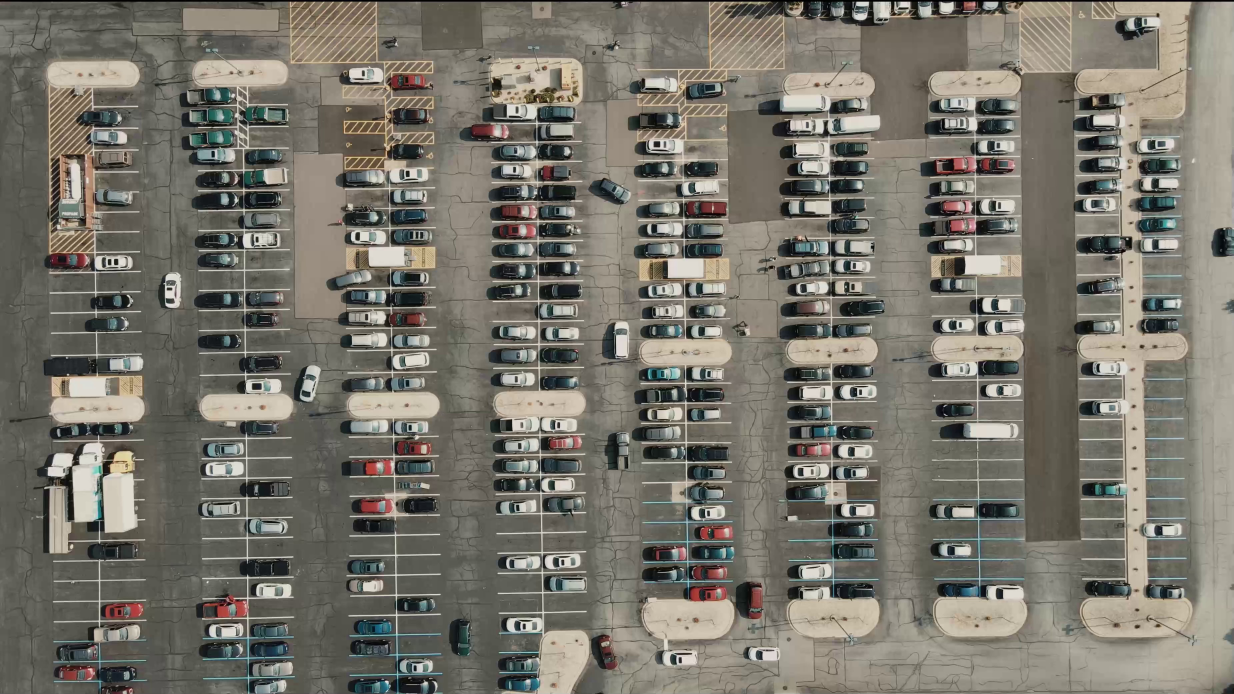
#> input picture video_first_frame.jpg, 3700 x 2082 px, found by its file name (shown at 1/3 size)
$ python create_parking_boxes.py
#> lines starting #> are read from the running program, lines starting #| are printed output that depends on the picture; after the words box and inside, x2 and y2 are one past the last pixel; in counts of white or black regions, pixels touching at a corner belong together
import cv2
import json
from pathlib import Path

# Cấu hình đường dẫn ảnh tĩnh và file config
IMAGE_PATH = "video_first_frame.jpg"
CONFIG_DIR = Path("config")
CONFIG_PATH = CONFIG_DIR / "parking_config.json"

# Biến toàn cục phục vụ cho việc kéo thả chuột
drawing = False
ix, iy = -1, -1
current_boxes = []
base_frame = None
scale_percent = 100  # Sẽ được tính tự động bên dưới
orig_w, orig_h = 0, 0


def renumber_boxes():
    for box_id, box in enumerate(current_boxes):
        box["id"] = box_id


# [103 lines left out: functions save_config, validate_config, mouse_callback, not called in this run]

def draw_instructions(img):
    instructions = [
        "1. Keo chuot trai: chon vung do",
        "2. Nhan 's': luu layout & validate",
        "3. Nhan 'z': undo vung vua ve",
        "4. Nhan 'r': xoa toan bo",
        "5. Nhan 'q': thoat"
    ]
    h, w, _ = img.shape
    start_x = w - 340
    start_y = 35

    # Vẽ nền mờ cho bảng hướng dẫn
    overlay = img.copy()
    cv2.rectangle(overlay, (start_x - 10, start_y - 20), (w - 15, start_y + len(instructions) * 28 + 10), (0, 0, 0), -1)
    cv2.addWeighted(overlay, 0.65, img, 0.35, 0, img)

    for i, text in enumerate(instructions):
        cv2.putText(img, text, (start_x, start_y + i * 28),
                    cv2.FONT_HERSHEY_SIMPLEX, 0.55, (255, 255, 255), 1, cv2.LINE_AA)

def display_img(img):
    """Hàm resize ảnh tự động theo tỷ lệ tối ưu để lấp đầy màn hình"""
    width = int(img.shape[1] * scale_percent / 100)
    height = int(img.shape[0] * scale_percent / 100)
    resized = cv2.resize(img, (width, height), interpolation=cv2.INTER_AREA)

    draw_instructions(resized)
    cv2.imshow("Parking Space Annotator (Image)", resized)

def update_display():
    global base_frame
    frame_temp = base_frame.copy()
    for box in current_boxes:
        x, y, w, h = box["x"], box["y"], box["width"], box["height"]
        box_id = box["id"]
        cv2.rectangle(frame_temp, (x, y), (x + w, y + h), (0, 255, 0), 2)
        cv2.putText(frame_temp, str(box_id), (x + 5, y + 20),
                    cv2.FONT_HERSHEY_SIMPLEX, 0.5, (0, 0, 255), 2)
    display_img(frame_temp)

def main():
    global base_frame, current_boxes, scale_percent, orig_w, orig_h

    base_frame = cv2.imread(IMAGE_PATH)
#> base_frame is the input picture: shape (2082, 3700, 3); mean B, G, R 107.3, 116.9, 120.1
    if base_frame is None:
        print(f"[Lỗi] Không thể đọc hình ảnh từ đường dẫn: {IMAGE_PATH}")
        return

    orig_h, orig_w = base_frame.shape[:2]
#> orig_h = 2082; orig_w = 3700
    target_height = 850
    scale_percent = (target_height / orig_h) * 100
#> scale_percent = 40.83

    CONFIG_DIR.mkdir(parents=True, exist_ok=True)
    current_boxes = []

    if CONFIG_PATH.exists():
        with open(CONFIG_PATH, "r", encoding="utf-8") as f:
#> (reads config/parking_config.json from the repository)
            try:
                data = json.load(f)
                # Tương thích ngược: Hỗ trợ cả định dạng mới (dict) lẫn định dạng cũ (list)
                if isinstance(data, dict) and "boxes" in data:
                    raw_boxes = data["boxes"]
                elif isinstance(data, list):
                    raw_boxes = data
                else:
                    raw_boxes = []

                for idx, box in enumerate(raw_boxes):
                    if isinstance(box, dict):
                        current_boxes.append({
                            "id": box.get("id", idx),
                            "x": box["x"],
                            "y": box["y"],
                            "width": box["width"],
                            "height": box["height"],
                            "type": box.get("type", "regular"),
                            "enabled": box.get("enabled", True),
                        })
                    elif isinstance(box, list) and len(box) >= 4:
                        current_boxes.append({
                            "id": idx,
                            "x": box[0],
                            "y": box[1],
                            "width": box[2],
                            "height": box[3],
                            "type": "regular"
                        })
                print(f"Đã tải và chuẩn hóa {len(current_boxes)} vùng đỗ xe từ cấu hình cũ.")
            except json.JSONDecodeError:
                current_boxes = []

    # Sử dụng WINDOW_NORMAL để tự do co giãn cửa sổ
    cv2.namedWindow("Parking Space Annotator (Image)", cv2.WINDOW_NORMAL)

    win_w = int(orig_w * scale_percent / 100)
#> win_w = 1510
    win_h = int(orig_h * scale_percent / 100)
#> win_h = 850
    cv2.resizeWindow("Parking Space Annotator (Image)", win_w, win_h)

    cv2.setMouseCallback("Parking Space Annotator (Image)", mouse_callback)

    update_display()
#> in display_img, `resized = cv2.resize(img, (width, height), interpolation=cv2.INTER_AREA)`:
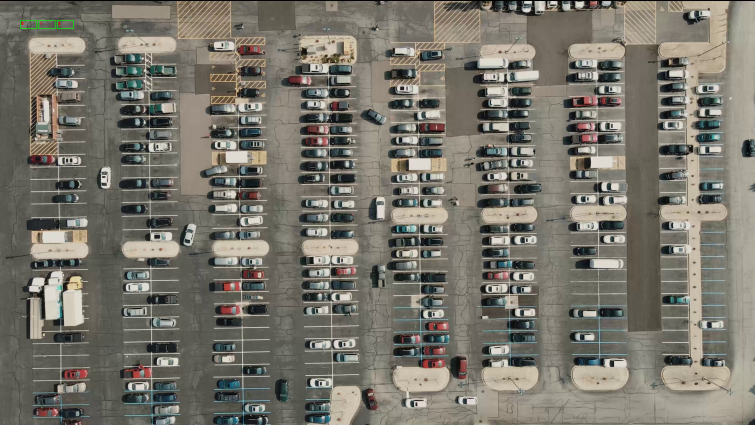
#> resized: shape (850, 1510, 3) (shown at 1/2 size); mean B, G, R 107.3, 117, 120
#> in draw_instructions, `cv2.rectangle(overlay, (start_x - 10, start_y - 20), (w - 15, start_y ..`:
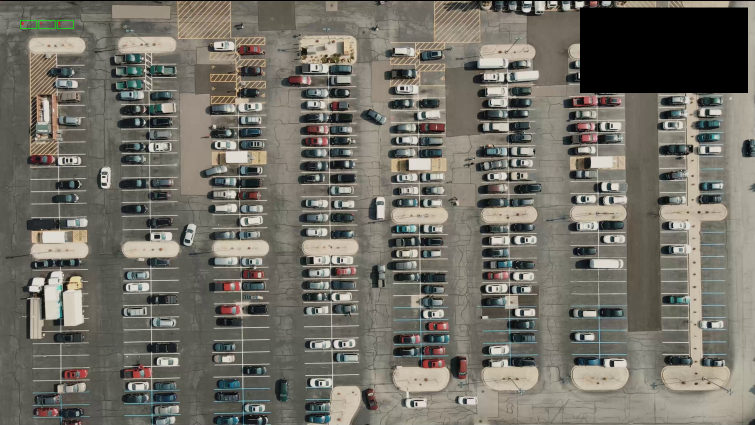
#> overlay: shape (850, 1510, 3) (shown at 1/2 size); 4.48% of pixels changed, all inside (x1, y1, x2, y2) = (1160, 15, 1496, 186)
#> in draw_instructions, `cv2.addWeighted(overlay, 0.65, img, 0.35, 0, img)`:
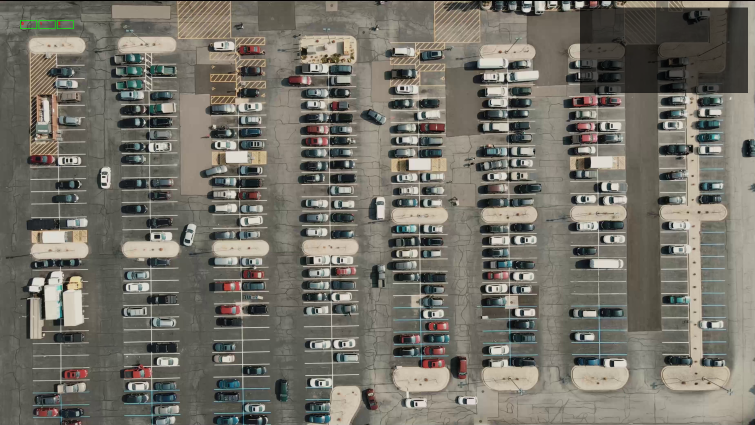
#> img: shape (850, 1510, 3) (shown at 1/2 size); mean B, G, R 103.7, 113, 115.9
#> after the loop in draw_instructions, `for i, text in enumerate(instructions):`:
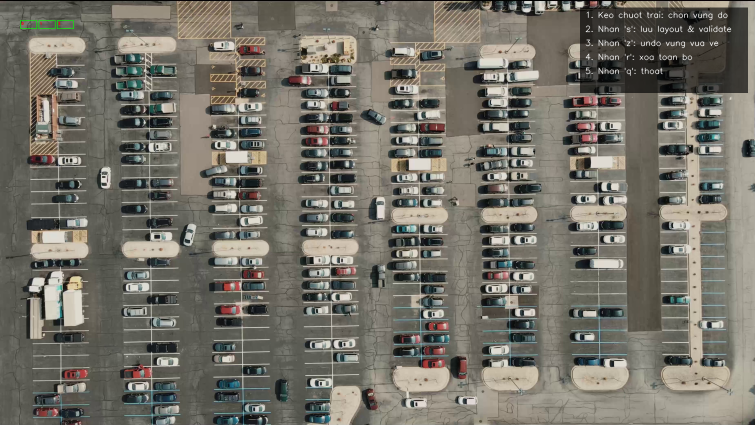
#> img: shape (850, 1510, 3) (shown at 1/2 size); 0.51% of pixels changed, all inside (x1, y1, x2, y2) = (1170, 22, 1463, 152)

    print("=== BẮT ĐẦU CÔNG CỤ TẠO BOUNDING BOX TRÊN ẢNH TĨNH (CHUẨN STAGE 7) ===")

    while True:
        key = cv2.waitKey(1) & 0xFF
#> (key q is pressed here)
        if key == ord("s"):
            renumber_boxes()
            save_config()
        elif key == ord("z"):
            if current_boxes:
                removed = current_boxes.pop()
                print(f"Đã xóa Box ID {removed['id']}")
                renumber_boxes()
                update_display()
        elif key == ord("r"):
            current_boxes.clear()
            print("Đã xóa toàn bộ các vùng đỗ xe.")
            update_display()
        elif key == ord("q"):
            print("Đang thoát chương trình...")
            break

    cv2.destroyAllWindows()

if __name__ == "__main__":
    main()
